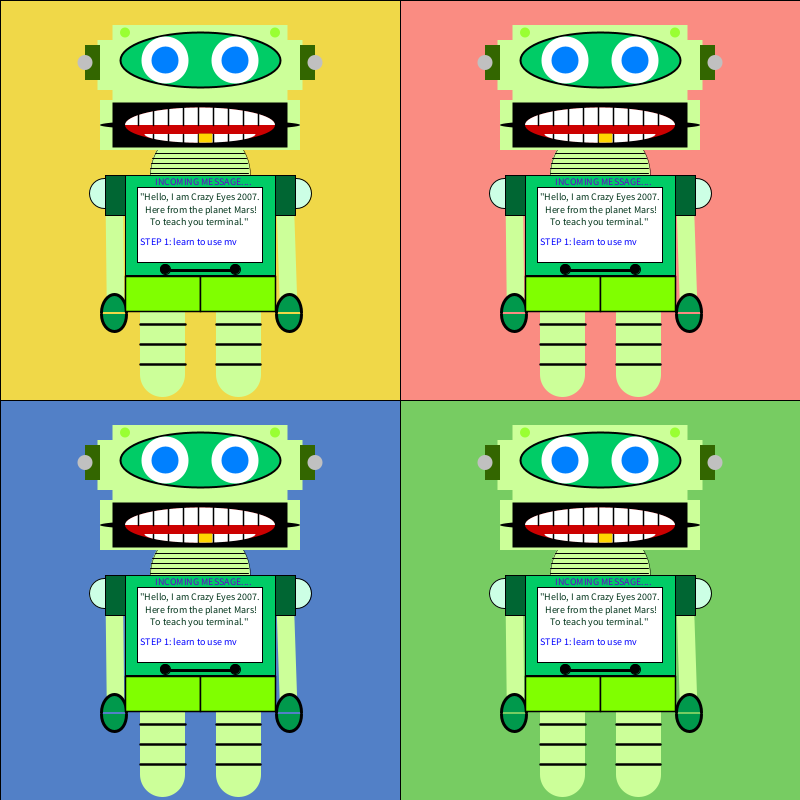
Frame 1 (no input)
Frame 60 (the mouse pressed at the canvas centre just before this capture): identical to frame 1, image omitted
Frame 120 (the mouse held since frame 60 and released just before this capture): identical to frame 1, image omitted

The Processing sketch that drew this single still picture (run headless with seeded random() and noise(); from frame 60 on, the mouse is pressed at the canvas centre):

// Processing sketch: functions_exercise_lily_sussman
// ── functions_exercise_lily_sussman.pde
//Inspiration for this project came from Andy Wharhol's pop art 

void setup () {
  size(800, 800);
}

void draw() {
  background (255);

  //Background Panels
  fill(#77CC62);
  rect(400, 400, 400, 400);
  fill(#F0D848);
  rect(0, 0, 400, 400);
  fill(#5280C7);
  rect(0, 400, 400, 400);
  fill(#FA8C82);
  rect(400, 0, 700, 400);

//Making the Robot Smaller
  push ();
  translate (50, 0);
  scale(0.5);
  robot ();
  pop ();

  push ();
  translate (50, 400);
  scale(0.5);
  robot ();
  pop ();

  push ();
  translate (450, 0);
  scale(0.5);
  robot ();
  pop ();

  push ();
  translate (450, 400);
  scale(0.5);
  robot ();
  pop ();
}

//Robot Code *Taken from my creature_animation project
void robot() {
  push();
  // Neck Shape
  fill(204, 255, 153);
  circle(300, 350, 200);

  //Lines on the neck
  strokeWeight(2);
  stroke(0);
  line (210, 307, 389, 307);
  line (205, 317, 392, 317);
  line (203, 327, 395, 327);
  line (201, 337, 397, 337);
  line (200, 347, 397, 347);

  //Body Shape
  fill(0, 204, 102);
  rect(150, 350, 300, 200);
  fill(255, 255, 255);

  //Computer on body
  rect(175, 375, 250, 150);
  fill(0, 51, 25);
  fill (0, 0, 0);
  circle (230, 538, 20);
  circle (370, 538, 20);
  strokeWeight(6);
  stroke(0);
  line (241, 541, 361, 541);

  //Text on body "computer"
  textSize(20);
  fill(0, 51, 25);
  text(" ''Hello, I am Crazy Eyes 2007.", 175, 400);
  fill(0, 51, 25);
  textSize(20);
  text("Here from the planet Mars!", 190, 425);
  fill(0, 51, 25);
  textSize(20);
  text("To teach you terminal.''", 200, 450);
  fill(0, 0, 255);
  textSize(20);
  text("STEP 1: learn to use mv", 180, 490);
  fill(102, 0, 204);
  textSize(20);
  text("INCOMING MESSAGE....", 210, 370);

  //Head shape
  noStroke();
  fill (204, 255, 153);
  rect (125, 50, 350, 200);
  rect (100, 200, 400, 100);

  //"Gears" on the side of the head
  rect (95, 80, 50, 100);
  rect (455, 80, 50, 100);
  fill (51, 102, 0);
  rect (70, 90, 30, 70);
  rect (500, 90, 30, 70);
  fill (192, 192, 192);
  circle (70, 125, 30);
  circle (530, 125, 30);

  //Circle decoration on face
  fill (153, 255, 51);
  circle (150, 65, 20);
  circle (450, 65, 20);
  stroke(0);
  strokeWeight(4);

  //Eye "mask" under eyes
  fill (0, 204, 102);
  ellipse(300, 120, 320, 110);

  //Mouth ie tounge
  noStroke();
  fill (0, 0, 0);
  rect(125, 205, 350, 90);
  ellipse(300, 250, 400, 20);
  fill (204, 0, 0);
  ellipse(300, 250, 300, 70);

  //Teeth
  fill (255, 255, 255);
  arc (300, 250, 300, 70, radians(180), radians(360));
  arc (300, 268, 222, 35, radians(0), radians(180));
  strokeWeight (0);

  //Upper Teeth lines
  stroke (0);
  strokeWeight (3);
  line (176, 250, 176, 210);
  line (206, 250, 206, 210);
  line (236, 250, 236, 210);
  line (266, 250, 266, 210);
  line (296, 250, 296, 210);
  line (326, 250, 326, 210);
  line (356, 250, 356, 210);
  line (386, 250, 386, 210);
  line (416, 250, 416, 210);

  //Lower Teeth lines
  line (386, 287, 386, 269);
  line (356, 287, 356, 269);
  line (326, 287, 326, 269);
  line (296, 287, 296, 269);
  line (266, 287, 266, 269);
  line (236, 287, 236, 269);
  line (206, 287, 206, 269);

  //Gold Tooth *placed on teeth already made
  stroke(0);
  fill (#FFD700);
  strokeWeight(0);
  rect(297.5, 267, 27, 18);

  //Arm
  stroke (204, 255, 153);
  strokeWeight (35);
  line (129, 432, 130, 605);
  line (470, 425, 477, 605);
  noStroke();

  //Hand for Arm
  stroke (0);
  strokeWeight(6);
  fill (0, 153, 76);
  arc (478, 624, 50, 70, radians(180), radians(360));
  arc (478, 628, 50, 70, radians(0), radians(180));
  arc (128, 624, 50, 70, radians(180), radians(360));
  arc (128, 628, 50, 70, radians(0), radians(180));

  //Arm Base
  fill(#CCFFE5);
  strokeWeight(2);
  stroke(0);
  circle (108, 387, 60);
  circle (492, 387, 60);
  fill(0, 102, 51);
  strokeWeight(2);
  stroke(0);
  rect (110, 350, 40, 80);
  rect (450, 350, 40, 80);

  //Legs
  stroke (204, 255, 153);
  strokeWeight (90);
  line (225, 620, 225, 749);
  line (376, 622, 376, 749);
  noStroke();

  //Shorts
  strokeWeight(3);
  stroke(0);
  fill (128, 255, 0);
  rect (151, 553, 150, 70);
  rect (300, 553, 150, 70);

  //Leg one (lines)
  stroke (0);
  strokeWeight (5);
  line (181, 649, 270, 649);
  line (181, 689, 270, 689);
  line (181, 729, 270, 729);

  //Leg two (lines)
  line (333, 649, 421, 649);
  line (333, 689, 421, 689);
  line (333, 729, 421, 729);

  //Eyes
  fill(0, 128, 255);
  strokeWeight(20);
  stroke(255, 255, 255);
  circle(230, 120, 75);
  circle(370, 120, 75);

  pop();
}
